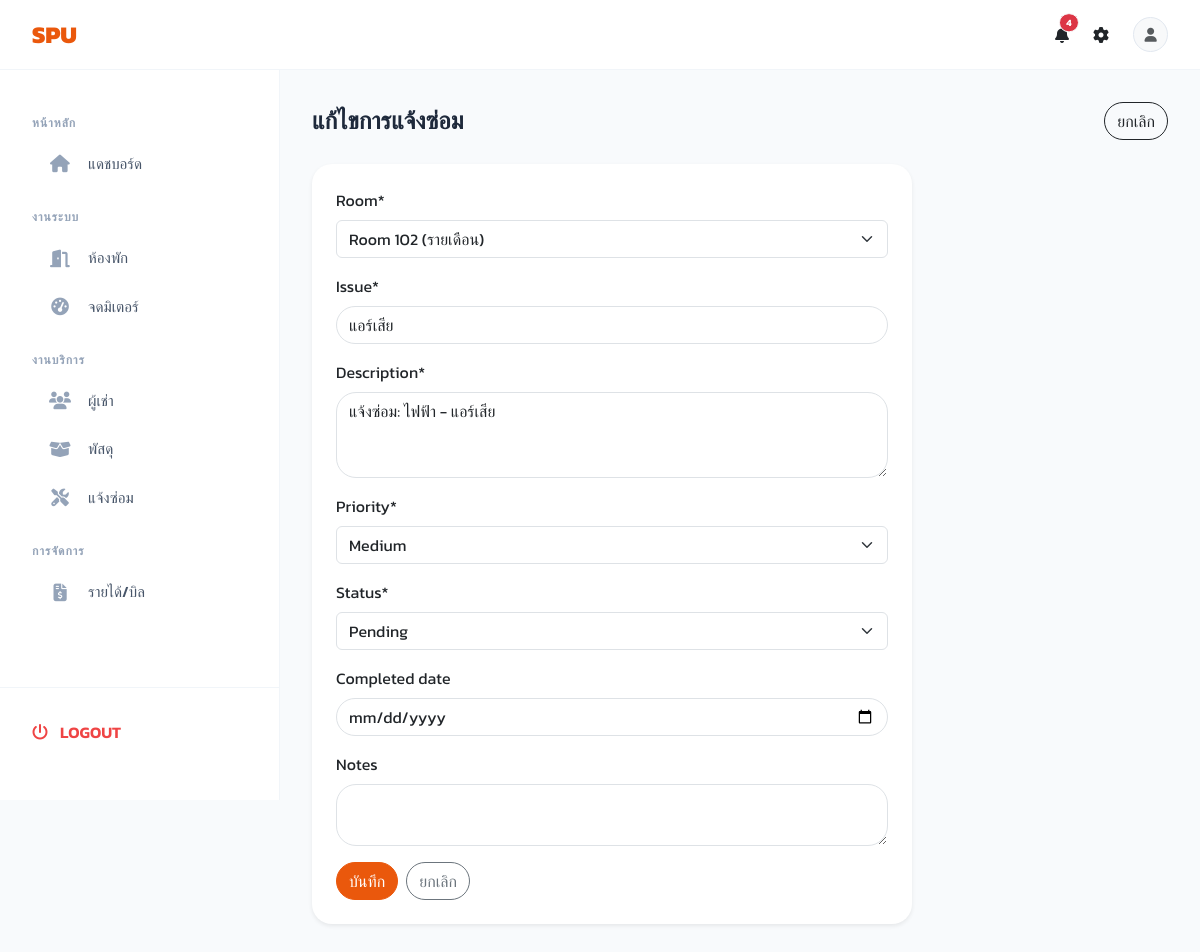
The app's page /repairs/7/edit/ (signed in) with its own data.
### apps/repairs/models.py (models this page shows, shortened)
class Repair(models.Model):
    STATUS_CHOICES = [
        ('pending', 'Pending'),
        ('in_progress', 'In Progress'),
        ('completed', 'Completed'),
    ]
    PRIORITY_CHOICES = [
        ('low', 'Low'),
        ('medium', 'Medium'),
        ('high', 'High'),
        ('urgent', 'Urgent'),
    ]
    tenant = models.ForeignKey(
        Tenant,
        on_delete=models.SET_NULL,
        null=True,
        blank=True,
        related_name='repairs',
    )
    room = models.ForeignKey(
        Room,
        on_delete=models.CASCADE,
        related_name='repairs'
    )
    issue = models.CharField(max_length=200)
    description = models.TextField()
    priority = models.CharField(max_length=20, choices=PRIORITY_CHOICES, default='medium')
    status = models.CharField(max_length=20, choices=STATUS_CHOICES, default='pending')
    reported_date = models.DateField(auto_now_add=True)
    completed_date = models.DateField(null=True, blank=True)
    notes = models.TextField(blank=True)
    created_at = models.DateTimeField(auto_now_add=True)
    updated_at = models.DateTimeField(auto_now=True)
    category = models.CharField(max_length=50, blank=True)
    category_label = models.CharField(max_length=100, blank=True)
    is_seen_by_admin = models.BooleanField(default=False)
    class Meta:
        ordering = ['-reported_date', '-created_at']

### apps/repairs/views.py (the view)
# urls.py: path('<int:pk>/edit/', views.repair_edit, name='edit'),
@login_required
def repair_edit(request, pk):
    repair = get_object_or_404(Repair, pk=pk)
    role = get_user_role(request.user)
    if role == 'Tenant':
        tenant = Tenant.objects.filter(email=request.user.email).first()
        if not tenant or repair.tenant != tenant:
            messages.error(request, 'คุณไม่มีสิทธิ์แก้ไขรายการนี้')
            return redirect('repairs:list')
    if request.method == 'POST':
        form = RepairForm(request.POST, instance=repair)
        if form.is_valid():
            updated_repair = form.save(commit=False)
            if role == 'Tenant':
                updated_repair.tenant = repair.tenant
                updated_repair.room = repair.room
            updated_repair.save()
            messages.success(request, 'อัปเดทรายการแจ้งซ่อมเรียบร้อย')
            return redirect('repairs:list')
    else:
        form = RepairForm(instance=repair)
    return render(request, 'repairs/repair_form.html', {
        'form': form,
        'title': 'แก้ไขการแจ้งซ่อม',
        'repair': repair,
        'role': role,
    })

### apps/repairs/forms.py
class RepairForm(forms.ModelForm):
    class Meta:
        model = Repair
        fields = ['room', 'issue', 'description', 'priority', 'status', 'completed_date', 'notes']
        widgets = {
            'description': forms.Textarea(attrs={'rows': 3}),
            'notes': forms.Textarea(attrs={'rows': 2}),
            'completed_date': forms.DateInput(attrs={'type': 'date'}),
        }

### apps/parcels/context_processors.py (called while the page is built)
def parcel_context(request):
    if request.user.is_authenticated:
        try:
            role = request.user.profile.role if hasattr(request.user, 'profile') else 'Admin'
            if role == 'Tenant':
                count = Parcel.objects.filter(
                    room__current_tenant__email=request.user.email,
                    status='pending'
                ).count()
            else:
                count = Parcel.objects.filter(status='pending').count()
        except Exception:
            count = 0
        return {'pending_parcels_count': count}
    return {'pending_parcels_count': 0}

### apps/repairs/views.py (called while the page is built)
def get_user_role(user):
    if user.is_superuser or user.is_staff:
        return 'Admin'
    return getattr(getattr(user, 'profile', None), 'role', 'Tenant')

### apps/rooms/models.py (called while the page is built)
    def __str__(self):
        return f"Room {self.room_number} ({self.get_room_type_display()})"

### apps/repairs/templates/repairs/repair_form.html (shortened to what this page needs)
{% extends 'base.html' %}
{% load crispy_forms_tags %}
{% block content %}
<div class="d-flex justify-content-between align-items-center mb-4">
  <h4 class="fw-bold mb-0">{{ title }}</h4>
  <a href="{% url 'repairs:list' %}" class="btn btn-outline-dark">ยกเลิก</a>
</div>
<div class="card border-0 shadow-sm" style="max-width:600px">
  <div class="card-body p-4">
    <form method="post">
      {{ form|crispy }}
      <div class="d-flex gap-2 mt-3">
        <button type="submit" class="btn btn-primary">บันทึก</button>
        <a href="{% url 'repairs:list' %}" class="btn btn-outline-secondary">ยกเลิก</a>
      </div>
    </form>
  </div>
</div>
{% endblock %}

### static/css/style.css (style rules this page uses)
:root { --brand-primary: #ea580c; --brand-primary-hover: #c2410c; --brand-navy: #1e293b; --brand-blue: #3b82f6; --brand-green: #10b981; --brand-red: #ef4444; --brand-orange: #f97316; --sidebar-bg: #FFFFFF; --sidebar-hover: #f8fafc; --bg-body: #f1f5f9; --card-bg: #FFFFFF; --white: #ffffff; --text-dark: #1e293b; --text-muted: #64748b; --border-color: #e2e8f0; --rounded-lg: 20px; --card-shadow: 0 4px 6px -1px rgba(0, 0, 0, 0.05), 0 2px 4px -2px rgba(0, 0, 0, 0.05); --card-shadow-hover: 0 10px 15px -3px rgba(0, 0, 0, 0.1), 0 4px 6px -4px rgba(0, 0, 0, 0.1); }
body { background-color: var(--bg-body); font-family: 'Kanit', sans-serif !important; color: var(--text-dark); overflow-x: hidden; }
.sys-card, .card, .btn, .list-group-item, .form-control, .badge { border-radius: var(--rounded-lg) !important; }
.btn-primary { background-color: var(--brand-primary); border-color: var(--brand-primary); }

### templates/base.html (style rules this page uses)
body { background-color: #f8fafc; font-family: 'Kanit', sans-serif !important; }

### records on screen
Repair: room "Room 102 (รายเดือน)", issue "แอร์เสีย", description "แจ้งซ่อม: ไฟฟ้า - แอร์เสีย", priority "Medium", status "Pending"

### other values on screen
{{ pending_parcels_count }} "4"
{{ title }} "แก้ไขการแจ้งซ่อม"
